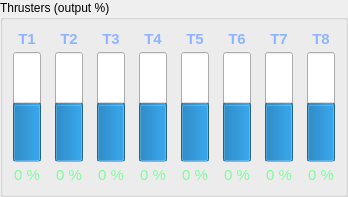
     <widget class="QGroupBox" name="gb_thrusters">
      <property name="maximumSize">
       <size>
        <width>16777215</width>
        <height>260</height>
       </size>
      </property>
      <property name="title">
       <string>Thrusters (output %)</string>
      </property>
      <layout class="QHBoxLayout" name="thrusterLayout">
       <property name="spacing">
        <number>14</number>
       </property>
       <property name="leftMargin">
        <number>10</number>
       </property>
       <property name="topMargin">
        <number>10</number>
       </property>
       <property name="rightMargin">
        <number>10</number>
       </property>
       <property name="bottomMargin">
        <number>10</number>
       </property>
       <item>
        <layout class="QVBoxLayout" name="thruster1_layout">
         <property name="spacing">
          <number>4</number>
         </property>
         <property name="leftMargin">
          <number>0</number>
         </property>
         <property name="topMargin">
          <number>0</number>
         </property>
         <property name="rightMargin">
          <number>0</number>
         </property>
         <property name="bottomMargin">
          <number>0</number>
         </property>
         <item>
          <widget class="QLabel" name="lbl_thr1_name">
           <property name="styleSheet">
            <string notr="true">color: #8fb4ff; font-size: 11pt; font-weight: bold;</string>
           </property>
           <property name="text">
            <string>T1</string>
           </property>
           <property name="alignment">
            <set>Qt::AlignCenter</set>
           </property>
          </widget>
         </item>
         <item alignment="Qt::AlignHCenter">
          <widget class="QProgressBar" name="bar_thr1">
           <property name="minimumSize">
            <size>
             <width>28</width>
             <height>110</height>
            </size>
           </property>
           <property name="maximumSize">
            <size>
             <width>40</width>
             <height>16777215</height>
            </size>
           </property>
           <property name="minimum">
            <number>-100</number>
           </property>
           <property name="maximum">
            <number>100</number>
           </property>
           <property name="value">
            <number>0</number>
           </property>
           <property name="alignment">
            <set>Qt::AlignCenter</set>
           </property>
           <property name="textVisible">
            <bool>false</bool>
           </property>
           <property name="orientation">
            <enum>Qt::Vertical</enum>
           </property>
           <property name="format">
            <string>%p%</string>
           </property>
          </widget>
         </item>
         <item>
          <widget class="QLabel" name="lbl_thr1_value">
           <property name="styleSheet">
            <string notr="true">color: #7CFC9A; font-family: 'Consolas','DejaVu Sans Mono',monospace; font-size: 11pt;</string>
           </property>
           <property name="text">
            <string>0 %</string>
           </property>
           <property name="alignment">
            <set>Qt::AlignCenter</set>
           </property>
          </widget>
         </item>
        </layout>
       </item>
       <item>
        <layout class="QVBoxLayout" name="thruster2_layout">
         <property name="spacing">
          <number>4</number>
         </property>
         <property name="leftMargin">
          <number>0</number>
         </property>
         <property name="topMargin">
          <number>0</number>
         </property>
         <property name="rightMargin">
          <number>0</number>
         </property>
         <property name="bottomMargin">
          <number>0</number>
         </property>
         <item>
          <widget class="QLabel" name="lbl_thr2_name">
           <property name="styleSheet">
            <string notr="true">color: #8fb4ff; font-size: 11pt; font-weight: bold;</string>
           </property>
           <property name="text">
            <string>T2</string>
           </property>
           <property name="alignment">
            <set>Qt::AlignCenter</set>
           </property>
          </widget>
         </item>
         <item alignment="Qt::AlignHCenter">
          <widget class="QProgressBar" name="bar_thr2">
           <property name="minimumSize">
            <size>
             <width>28</width>
             <height>110</height>
            </size>
           </property>
           <property name="maximumSize">
            <size>
             <width>40</width>
             <height>16777215</height>
            </size>
           </property>
           <property name="minimum">
            <number>-100</number>
           </property>
           <property name="maximum">
            <number>100</number>
           </property>
           <property name="value">
            <number>0</number>
           </property>
           <property name="alignment">
            <set>Qt::AlignCenter</set>
           </property>
           <property name="textVisible">
            <bool>false</bool>
           </property>
           <property name="orientation">
            <enum>Qt::Vertical</enum>
           </property>
           <property name="format">
            <string>%p%</string>
           </property>
          </widget>
         </item>
         <item>
          <widget class="QLabel" name="lbl_thr2_value">
           <property name="styleSheet">
            <string notr="true">color: #7CFC9A; font-family: 'Consolas','DejaVu Sans Mono',monospace; font-size: 11pt;</string>
           </property>
           <property name="text">
            <string>0 %</string>
           </property>
           <property name="alignment">
            <set>Qt::AlignCenter</set>
           </property>
          </widget>
         </item>
        </layout>
       </item>
       <item>
        <layout class="QVBoxLayout" name="thruster3_layout">
         <property name="spacing">
          <number>4</number>
         </property>
         <property name="leftMargin">
          <number>0</number>
         </property>
         <property name="topMargin">
          <number>0</number>
         </property>
         <property name="rightMargin">
          <number>0</number>
         </property>
         <property name="bottomMargin">
          <number>0</number>
         </property>
         <item>
          <widget class="QLabel" name="lbl_thr3_name">
           <property name="styleSheet">
            <string notr="true">color: #8fb4ff; font-size: 11pt; font-weight: bold;</string>
           </property>
           <property name="text">
            <string>T3</string>
           </property>
           <property name="alignment">
            <set>Qt::AlignCenter</set>
           </property>
          </widget>
         </item>
         <item alignment="Qt::AlignHCenter">
          <widget class="QProgressBar" name="bar_thr3">
           <property name="minimumSize">
            <size>
             <width>28</width>
             <height>110</height>
            </size>
           </property>
           <property name="maximumSize">
            <size>
             <width>40</width>
             <height>16777215</height>
            </size>
           </property>
           <property name="minimum">
            <number>-100</number>
           </property>
           <property name="maximum">
            <number>100</number>
           </property>
           <property name="value">
            <number>0</number>
           </property>
           <property name="alignment">
            <set>Qt::AlignCenter</set>
           </property>
           <property name="textVisible">
            <bool>false</bool>
           </property>
           <property name="orientation">
            <enum>Qt::Vertical</enum>
           </property>
           <property name="format">
            <string>%p%</string>
           </property>
          </widget>
         </item>
         <item>
          <widget class="QLabel" name="lbl_thr3_value">
           <property name="styleSheet">
            <string notr="true">color: #7CFC9A; font-family: 'Consolas','DejaVu Sans Mono',monospace; font-size: 11pt;</string>
           </property>
           <property name="text">
            <string>0 %</string>
           </property>
           <property name="alignment">
            <set>Qt::AlignCenter</set>
           </property>
          </widget>
         </item>
        </layout>
       </item>
       <item>
        <layout class="QVBoxLayout" name="thruster4_layout">
         <property name="spacing">
          <number>4</number>
         </property>
         <property name="leftMargin">
          <number>0</number>
         </property>
         <property name="topMargin">
          <number>0</number>
         </property>
         <property name="rightMargin">
          <number>0</number>
         </property>
         <property name="bottomMargin">
          <number>0</number>
         </property>
         <item>
          <widget class="QLabel" name="lbl_thr4_name">
           <property name="styleSheet">
            <string notr="true">color: #8fb4ff; font-size: 11pt; font-weight: bold;</string>
           </property>
           <property name="text">
            <string>T4</string>
           </property>
           <property name="alignment">
            <set>Qt::AlignCenter</set>
           </property>
          </widget>
         </item>
         <item alignment="Qt::AlignHCenter">
          <widget class="QProgressBar" name="bar_thr4">
           <property name="minimumSize">
            <size>
             <width>28</width>
             <height>110</height>
            </size>
           </property>
           <property name="maximumSize">
            <size>
             <width>40</width>
             <height>16777215</height>
            </size>
           </property>
           <property name="minimum">
            <number>-100</number>
           </property>
           <property name="maximum">
            <number>100</number>
           </property>
           <property name="value">
            <number>0</number>
           </property>
           <property name="alignment">
            <set>Qt::AlignCenter</set>
           </property>
           <property name="textVisible">
            <bool>false</bool>
           </property>
           <property name="orientation">
            <enum>Qt::Vertical</enum>
           </property>
           <property name="format">
            <string>%p%</string>
           </property>
          </widget>
         </item>
         <item>
          <widget class="QLabel" name="lbl_thr4_value">
           <property name="styleSheet">
            <string notr="true">color: #7CFC9A; font-family: 'Consolas','DejaVu Sans Mono',monospace; font-size: 11pt;</string>
           </property>
           <property name="text">
            <string>0 %</string>
           </property>
           <property name="alignment">
            <set>Qt::AlignCenter</set>
           </property>
          </widget>
         </item>
        </layout>
       </item>
       <item>
        <layout class="QVBoxLayout" name="thruster5_layout">
         <property name="spacing">
          <number>4</number>
         </property>
         <property name="leftMargin">
          <number>0</number>
         </property>
         <property name="topMargin">
          <number>0</number>
         </property>
         <property name="rightMargin">
          <number>0</number>
         </property>
         <property name="bottomMargin">
          <number>0</number>
         </property>
         <item>
          <widget class="QLabel" name="lbl_thr5_name">
           <property name="styleSheet">
            <string notr="true">color: #8fb4ff; font-size: 11pt; font-weight: bold;</string>
           </property>
           <property name="text">
            <string>T5</string>
           </property>
           <property name="alignment">
            <set>Qt::AlignCenter</set>
           </property>
          </widget>
         </item>
         <item alignment="Qt::AlignHCenter">
          <widget class="QProgressBar" name="bar_thr5">
           <property name="minimumSize">
            <size>
             <width>28</width>
             <height>110</height>
            </size>
           </property>
           <property name="maximumSize">
            <size>
             <width>40</width>
             <height>16777215</height>
            </size>
           </property>
           <property name="minimum">
            <number>-100</number>
           </property>
           <property name="maximum">
            <number>100</number>
           </property>
           <property name="value">
            <number>0</number>
           </property>
           <property name="alignment">
            <set>Qt::AlignCenter</set>
           </property>
           <property name="textVisible">
            <bool>false</bool>
           </property>
           <property name="orientation">
            <enum>Qt::Vertical</enum>
           </property>
           <property name="format">
            <string>%p%</string>
           </property>
          </widget>
         </item>
         <item>
          <widget class="QLabel" name="lbl_thr5_value">
           <property name="styleSheet">
            <string notr="true">color: #7CFC9A; font-family: 'Consolas','DejaVu Sans Mono',monospace; font-size: 11pt;</string>
           </property>
           <property name="text">
            <string>0 %</string>
           </property>
           <property name="alignment">
            <set>Qt::AlignCenter</set>
           </property>
          </widget>
         </item>
        </layout>
       </item>
       <item>
        <layout class="QVBoxLayout" name="thruster6_layout">
         <property name="spacing">
          <number>4</number>
         </property>
         <property name="leftMargin">
          <number>0</number>
         </property>
         <property name="topMargin">
          <number>0</number>
         </property>
         <property name="rightMargin">
          <number>0</number>
         </property>
         <property name="bottomMargin">
          <number>0</number>
         </property>
         <item>
          <widget class="QLabel" name="lbl_thr6_name">
           <property name="styleSheet">
            <string notr="true">color: #8fb4ff; font-size: 11pt; font-weight: bold;</string>
           </property>
           <property name="text">
            <string>T6</string>
           </property>
           <property name="alignment">
            <set>Qt::AlignCenter</set>
           </property>
          </widget>
         </item>
         <item alignment="Qt::AlignHCenter">
          <widget class="QProgressBar" name="bar_thr6">
           <property name="minimumSize">
            <size>
             <width>28</width>
             <height>110</height>
            </size>
           </property>
           <property name="maximumSize">
            <size>
             <width>40</width>
             <height>16777215</height>
            </size>
           </property>
           <property name="minimum">
            <number>-100</number>
           </property>
           <property name="maximum">
            <number>100</number>
           </property>
           <property name="value">
            <number>0</number>
           </property>
           <property name="alignment">
            <set>Qt::AlignCenter</set>
           </property>
           <property name="textVisible">
            <bool>false</bool>
           </property>
           <property name="orientation">
            <enum>Qt::Vertical</enum>
           </property>
           <property name="format">
            <string>%p%</string>
           </property>
          </widget>
         </item>
         <item>
          <widget class="QLabel" name="lbl_thr6_value">
           <property name="styleSheet">
            <string notr="true">color: #7CFC9A; font-family: 'Consolas','DejaVu Sans Mono',monospace; font-size: 11pt;</string>
           </property>
           <property name="text">
            <string>0 %</string>
           </property>
           <property name="alignment">
            <set>Qt::AlignCenter</set>
           </property>
          </widget>
         </item>
        </layout>
       </item>
       <item>
        <layout class="QVBoxLayout" name="thruster7_layout">
         <property name="spacing">
          <number>4</number>
         </property>
         <property name="leftMargin">
          <number>0</number>
         </property>
         <property name="topMargin">
          <number>0</number>
         </property>
         <property name="rightMargin">
          <number>0</number>
         </property>
         <property name="bottomMargin">
          <number>0</number>
         </property>
         <item>
          <widget class="QLabel" name="lbl_thr7_name">
           <property name="styleSheet">
            <string notr="true">color: #8fb4ff; font-size: 11pt; font-weight: bold;</string>
           </property>
           <property name="text">
            <string>T7</string>
           </property>
           <property name="alignment">
            <set>Qt::AlignCenter</set>
           </property>
          </widget>
         </item>
         <item alignment="Qt::AlignHCenter">
          <widget class="QProgressBar" name="bar_thr7">
           <property name="minimumSize">
            <size>
             <width>28</width>
             <height>110</height>
            </size>
           </property>
           <property name="maximumSize">
            <size>
             <width>40</width>
             <height>16777215</height>
            </size>
           </property>
           <property name="minimum">
            <number>-100</number>
           </property>
           <property name="maximum">
            <number>100</number>
           </property>
           <property name="value">
            <number>0</number>
           </property>
           <property name="alignment">
            <set>Qt::AlignCenter</set>
           </property>
           <property name="textVisible">
            <bool>false</bool>
           </property>
           <property name="orientation">
            <enum>Qt::Vertical</enum>
           </property>
           <property name="format">
            <string>%p%</string>
           </property>
          </widget>
         </item>
         <item>
          <widget class="QLabel" name="lbl_thr7_value">
           <property name="styleSheet">
            <string notr="true">color: #7CFC9A; font-family: 'Consolas','DejaVu Sans Mono',monospace; font-size: 11pt;</string>
           </property>
           <property name="text">
            <string>0 %</string>
           </property>
           <property name="alignment">
            <set>Qt::AlignCenter</set>
           </property>
          </widget>
         </item>
        </layout>
       </item>
       <item>
        <layout class="QVBoxLayout" name="thruster8_layout">
         <property name="spacing">
          <number>4</number>
         </property>
         <property name="leftMargin">
          <number>0</number>
         </property>
         <property name="topMargin">
          <number>0</number>
         </property>
         <property name="rightMargin">
          <number>0</number>
         </property>
         <property name="bottomMargin">
          <number>0</number>
         </property>
         <item>
          <widget class="QLabel" name="lbl_thr8_name">
           <property name="styleSheet">
            <string notr="true">color: #8fb4ff; font-size: 11pt; font-weight: bold;</string>
           </property>
           <property name="text">
            <string>T8</string>
           </property>
           <property name="alignment">
            <set>Qt::AlignCenter</set>
           </property>
          </widget>
         </item>
         <item alignment="Qt::AlignHCenter">
          <widget class="QProgressBar" name="bar_thr8">
           <property name="minimumSize">
            <size>
             <width>28</width>
             <height>110</height>
            </size>
           </property>
           <property name="maximumSize">
            <size>
             <width>40</width>
             <height>16777215</height>
            </size>
           </property>
           <property name="minimum">
            <number>-100</number>
           </property>
           <property name="maximum">
            <number>100</number>
           </property>
           <property name="value">
            <number>0</number>
           </property>
           <property name="alignment">
            <set>Qt::AlignCenter</set>
           </property>
           <property name="textVisible">
            <bool>false</bool>
           </property>
           <property name="orientation">
            <enum>Qt::Vertical</enum>
           </property>
           <property name="format">
            <string>%p%</string>
           </property>
          </widget>
         </item>
         <item>
          <widget class="QLabel" name="lbl_thr8_value">
           <property name="styleSheet">
            <string notr="true">color: #7CFC9A; font-family: 'Consolas','DejaVu Sans Mono',monospace; font-size: 11pt;</string>
           </property>
           <property name="text">
            <string>0 %</string>
           </property>
           <property name="alignment">
            <set>Qt::AlignCenter</set>
           </property>
          </widget>
         </item>
        </layout>
       </item>
      </layout>
     </widget>
